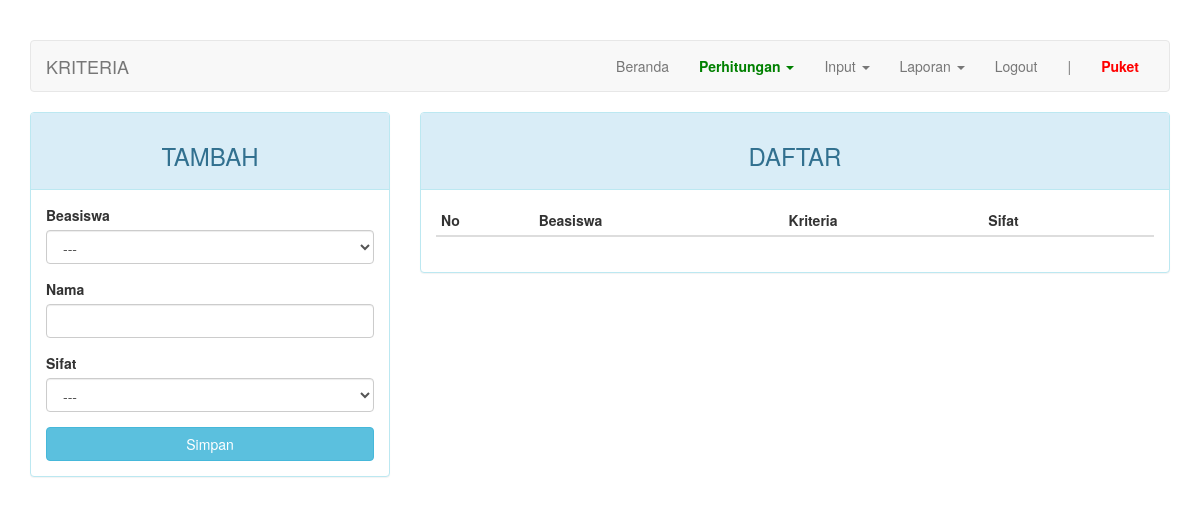
/index.php?page=kriteria (signed in), run on an earlier commit of the app's database.
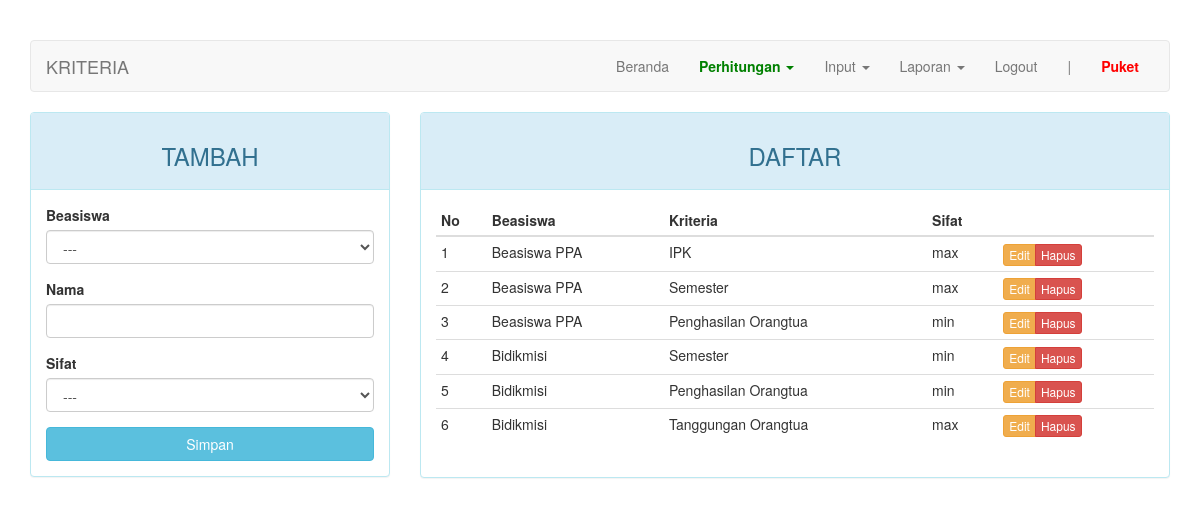
And on a later commit of the database.
### tables this page shows
CREATE TABLE `kriteria` (
  `kd_kriteria` int(11) NOT NULL,
  `kd_beasiswa` int(11) NOT NULL,
  `nama` varchar(50) DEFAULT NULL,
  `sifat` enum('min','max') DEFAULT NULL
);

CREATE TABLE `beasiswa` (
  `kd_beasiswa` int(11) NOT NULL,
  `nama` varchar(50) DEFAULT NULL
);

### index.php (the view, shortened to what the changed rows need)
<?php
require_once "config.php";
?>
<!DOCTYPE html>
<html lang="en">
<head>
    <link rel="stylesheet" href="assets/css/bootstrap.min.css">
</head>
<body>
    <div class="container">
        <div class="row">
            <div class="col-md-12">
              <?php include page($_PAGE); ?>
            </div>
        </div>
    </div>
</body>
</html>

### page/kriteria.php (shortened to what the changed rows need)
<div class="row">
	<div class="col-md-8">
	    <div class="panel panel-info">
	        <div class="panel-body">
	            <table class="table table-condensed">
	                <thead>
	                    <tr>
	                        <th>No</th>
	                        <th>Beasiswa</th>
	                        <th>Kriteria</th>
	                        <th>Sifat</th>
	                        <th></th>
	                    </tr>
	                </thead>
	                <tbody>
	                    <?php $no = 1; ?>
	                    <?php if ($query = $connection->query("SELECT a.nama AS kriteria, b.nama AS beasiswa, a.kd_kriteria, a.sifat FROM kriteria a JOIN beasiswa b USING(kd_beasiswa)")): ?>
	                        <?php while($row = $query->fetch_assoc()): ?>
	                        <tr>
	                            <td><?=$no++?></td>
	                            <td><?=$row['beasiswa']?></td>
	                            <td><?=$row['kriteria']?></td>
	                            <td><?=$row['sifat']?></td>
	                            <td>
	                                <div class="btn-group">
	                                    <a href="?page=kriteria&action=update&key=<?=$row['kd_kriteria']?>" class="btn btn-warning btn-xs">Edit</a>
	                                    <a href="?page=kriteria&action=delete&key=<?=$row['kd_kriteria']?>" class="btn btn-danger btn-xs">Hapus</a>
	                                </div>
	                            </td>
	                        </tr>
	                        <?php endwhile ?>
	                    <?php endif ?>
	                </tbody>
	            </table>
	        </div>
	    </div>
	</div>
</div>

What changed in the data, as far as the page shows it:
now on this page (row edited): kriteria: kd_beasiswa.nama "Beasiswa PPA", nama "IPK", sifat "max"
now on this page (row edited): kriteria: kd_beasiswa.nama "Beasiswa PPA", nama "Semester", sifat "max"
now on this page (row edited): kriteria: kd_beasiswa.nama "Beasiswa PPA", nama "Penghasilan Orangtua", sifat "min"
added kriteria: kd_beasiswa.nama "Bidikmisi", nama "Semester", sifat "min"
added kriteria: kd_beasiswa.nama "Bidikmisi", nama "Penghasilan Orangtua", sifat "min"
added kriteria: kd_beasiswa.nama "Bidikmisi", nama "Tanggungan Orangtua", sifat "max"
